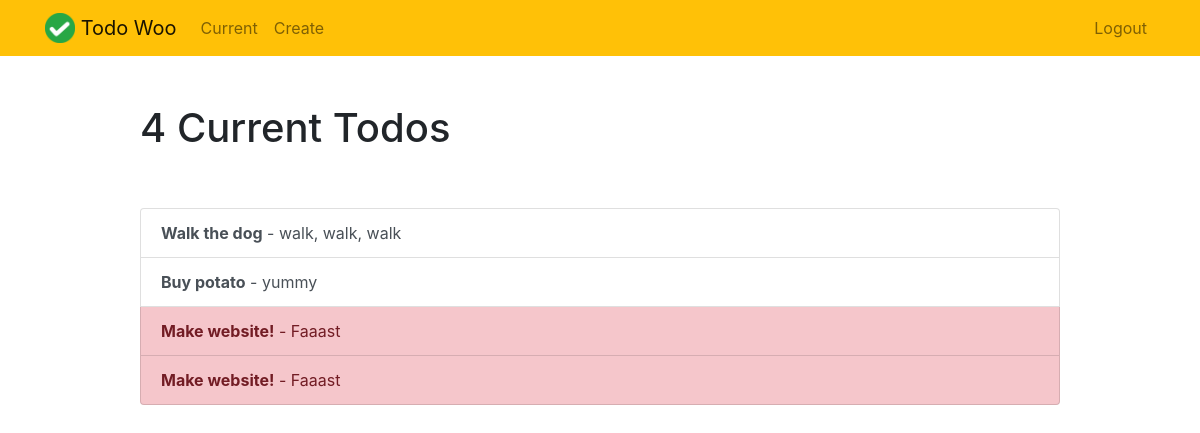
Page /current/ (signed in) on the earlier database version.
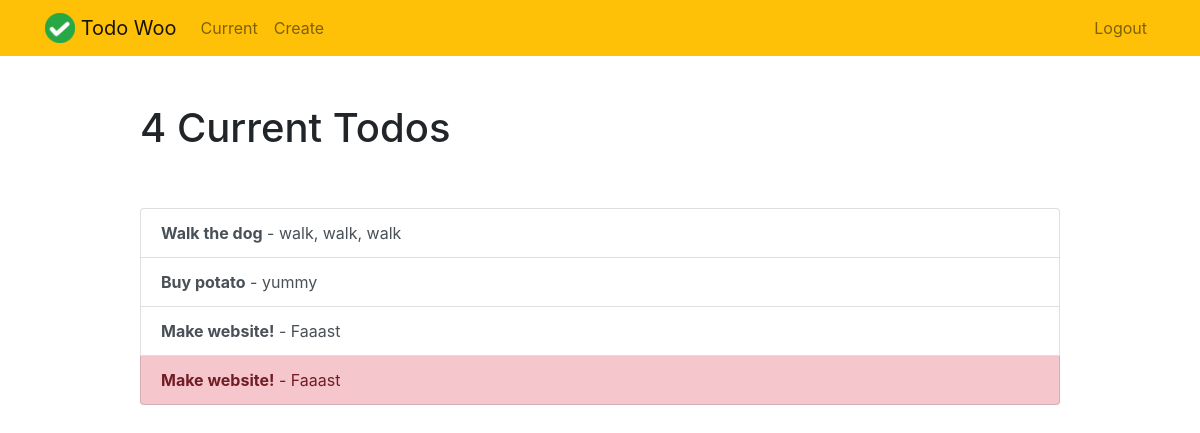
Same page on the later database version.
### todo/models.py (models this page shows, shortened)
class Todo(models.Model):
    title = models.CharField(max_length=100)
    memo = models.TextField(blank=True)
    created = models.DateTimeField(auto_now_add=True)
    datecompleted = models.DateTimeField(null=True, blank=True)
    important = models.BooleanField(default=False)
    user = models.ForeignKey(User, on_delete=models.CASCADE)

### todo/views.py (the view)
# urls.py: path('current/', views.currenttodos, name='currenttodos'),
@login_required
def currenttodos(request):
    todos = Todo.objects.filter(user=request.user, datecompleted__isnull=True)
    return render(request, 'todo/currenttodos.html', {'todos':todos})

### todo/templates/todo/currenttodos.html
{% extends "todo/base.html" %}
{% block content %}
    <div class="row justify-content-center mt-5">
        <div class="col-md-10">
            {% if todos %}
                 <h1>{{ todos.count }} Current Todo{{ todos.count|pluralize }}</h1>
            {% else %}
                           <h1>Current Todos</h1>
            {% endif %}
        </div>
    </div>
    <div class="row justify-content-center mt-5">
        <div class="col-md-10">
        {% if todos %}
            <div class="list-group">
                {% for todo in todos %}
                    <a href="{% url 'viewtodo' todo.id %}" class="list-group-item list-group-item-action{% if todo.important %} list-group-item-danger{% endif %}"><b>{{ todo.title }}</b>{% if todo.memo %} - {{ todo.memo|truncatechars:30 }}{% endif %}</a>
                {% endfor %}
            </div>
        {% else %}
            <div class="text-center">
                <h2>Looks like you don't have any todos! Nice work.</h2>
            <br>
            <a role="button" class="btn btn-primary" href="{% url 'createtodo' %}">New Todo</a>
            </div>
        {% endif %}
        </div>
    </div>
{% endblock %}

Differences in the rows shown:
changed Todo (number 3 of 4 on the later page): important True → False (drawn)
